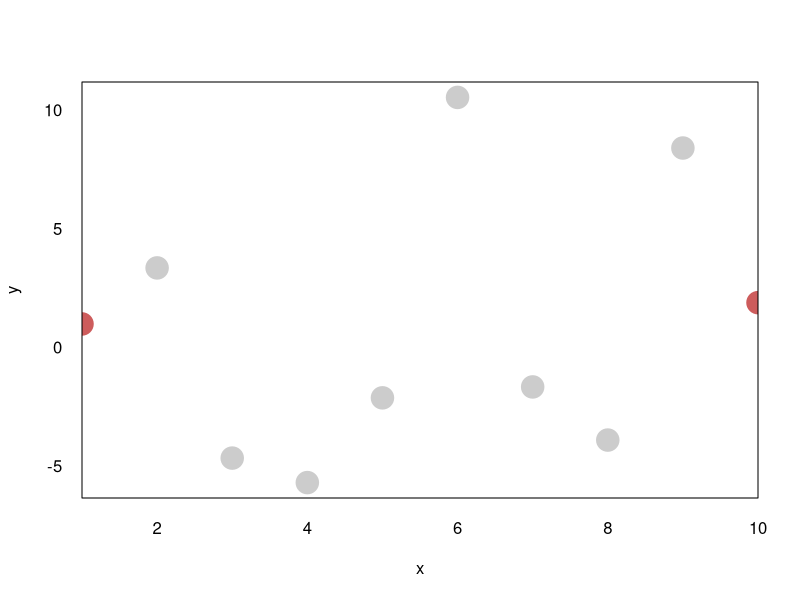
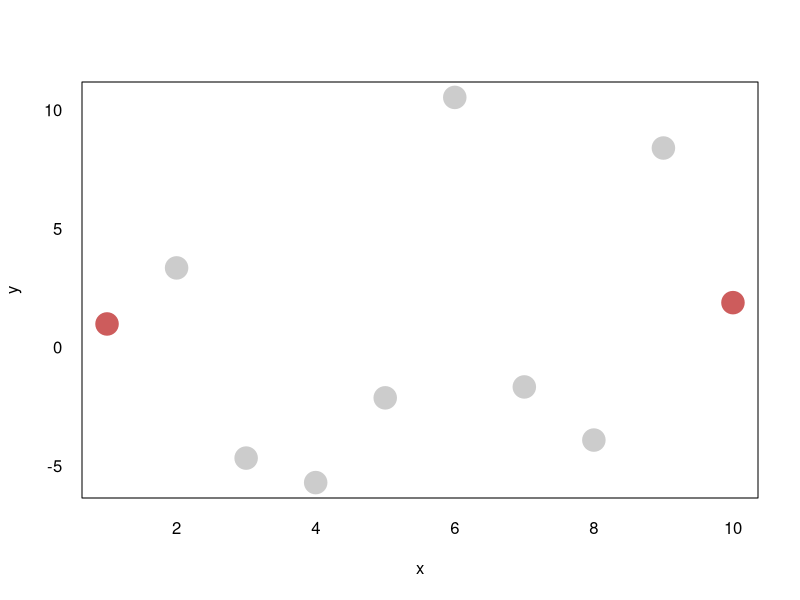
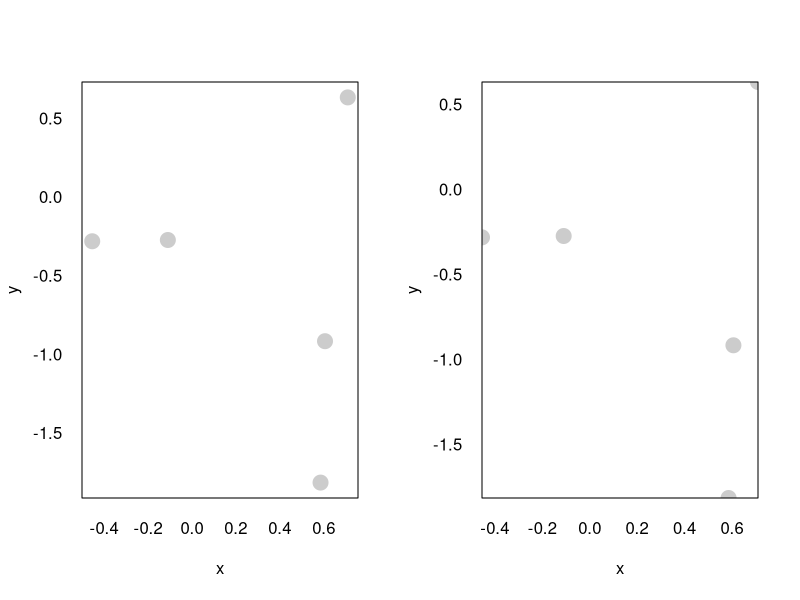

Recreate these plots in R, in order.
## ---- chunk 1
#| echo: false
plot <- function(..., pch = 19, col = "grey80", cex = 2) {
  base::plot(..., col = col, pch = pch, cex = cex, xaxt = 'n', yaxt = 'n')
  axis(1, tick = FALSE)
  axis(2, tick = FALSE, las = 1)
}

## ---- chunk 2
#| out-width: 800px
#| fig-align: 'center'
x <- 1:10
y <- rnorm(10, 0, 5)
col <- ifelse(1:10 %in% c(1, 10), "indianred", "grey80")

plot(x, y, col = col, cex = 3, xaxs = "i")
## ---- chunk 3
#| out-width: 800px
#| fig-align: 'center'
# By default, the plot() automatically expands the x- and y-axis
# limits by approximately 4% on each end, see `xaxs` in ?graphics::par
plot(x, y, col = col, cex = 3)
## ---- chunk 4
#| fig-height: 4
#| fig-cap: "Expanding axes. By default, axes in base R `plot()` function are expanded 4% beyond the range of the data (left). Otherwise, datapoints on the limits of their respective scales end up overlapping with the plot borders (right)."

set.seed(12345)
x <- rnorm(5)
y <- rnorm(5)

par(mfrow = c(1, 2))
plot(x, y) 
plot(x, y, xaxs = 'i', yaxs = 'i') 
## ---- chunk 5
#| echo: false

tab <- data.frame(
  Zero = c(0.05, 0.05, -0.5),
  One = c(0.95, 1.05, 1.5),
  Effect = c("Expands the margins by ~5% (actually 5.555...% since 0.05 / 0.9 = 0.0555...)",
             "Shifts the expanse 'up' by 5% (e.g. moves x-axis 5% right)",
             "Zooms into the middle 50% of the expanse (25 percentile goes to 0 and 75th to one)")
)


knitr::kable(tab)
